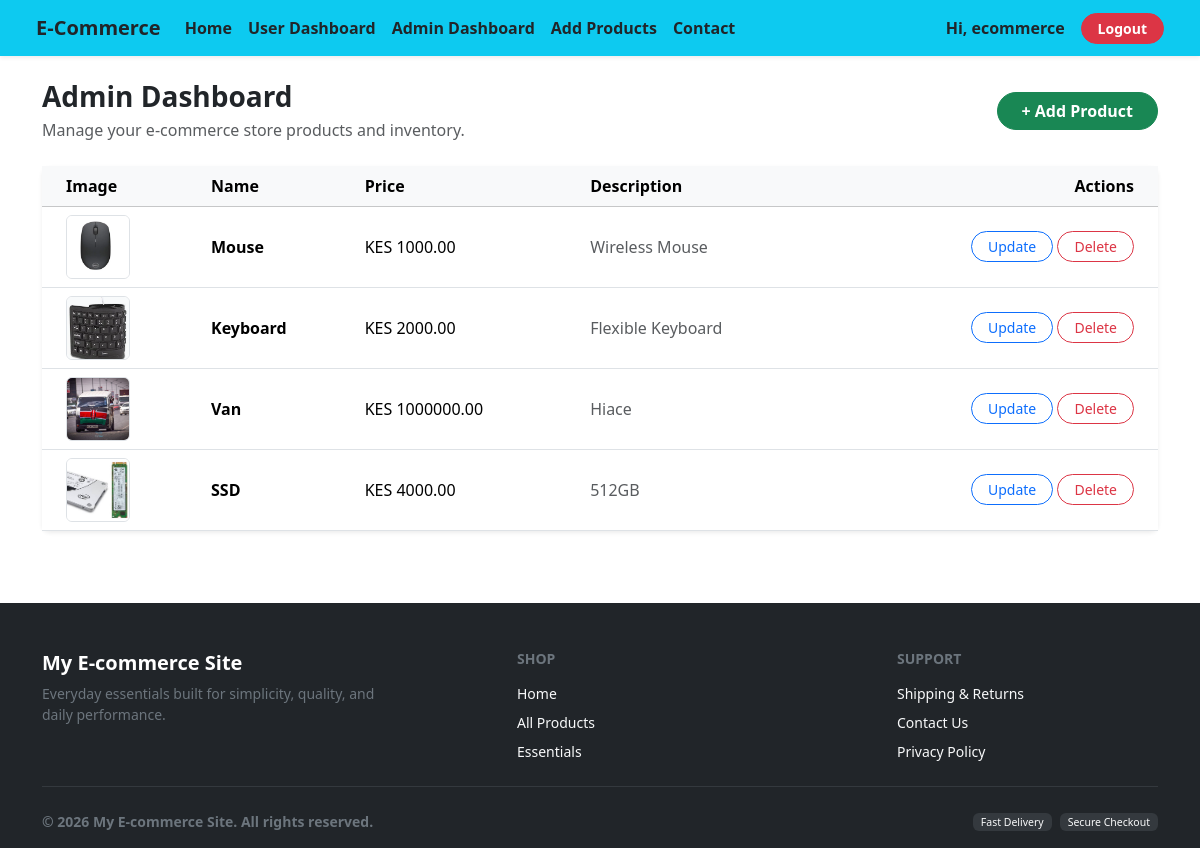
Screenshot of /products/ (signed in) with the database file from the repository.
### ecommerce/models.py (models this page shows, shortened)
class Product(models.Model):
    name=models.CharField(max_length=100)
    price=models.DecimalField(max_digits=10,decimal_places=2)
    description=models.TextField()
    image=models.ImageField(upload_to='products/')
    created_at=models.DateTimeField(auto_now_add=True)

### ecommerce/views.py (the view)
# urls.py: path('products/', views.products, name='products'),
@login_required(login_url='login')
@user_passes_test(lambda u: u.is_staff,login_url='login')
def products(request):
    products = Product.objects.all()
    return render(request, 'admin-dashboard.html', {'products': products})

### ecommerce/templates/admin-dashboard.html (shortened to what this page needs)
{% extends 'base.html' %}
{% block content %}
<div class="container py-4">
    <div class="d-flex flex-wrap justify-content-between align-items-center mb-4 gap-2">
        <div>
            <h1 class="h3 fw-bold mb-1">Admin Dashboard</h1>
            <p class="text-muted mb-0">Manage your e-commerce store products and inventory.</p>
        </div>
        <a href="{% url 'add_product' %}" class="btn btn-success rounded-pill px-4 fw-semibold">
            + Add Product
        </a>
    </div>
    <div class="card border-0 shadow-sm rounded-3">
        <div class="card-body p-0">
            <div class="table-responsive">
                <table class="table table-hover align-middle mb-0">
                    <thead class="table-light">
                        <tr>
                            <th class="ps-4">Image</th>
                            <th>Name</th>
                            <th>Price</th>
                            <th>Description</th>
                            <th class="text-end pe-4">Actions</th>
                        </tr>
                    </thead>
                    <tbody>
                        {% for product in products %}
                        <tr>
                            <td class="ps-4">
                                {% if product.image %}
                                    <img src="{{ product.image.url }}" alt="{{ product.name }}" width="64" height="64" class="rounded object-fit-cover border">
                                {% else %}
                                    <span class="badge bg-secondary-subtle text-secondary">No Image</span>
                                {% endif %}
                            </td>
                            <td class="fw-semibold">{{ product.name }}</td>
                            <td>KES {{ product.price }}</td>
                            <td class="text-muted">{{ product.description|truncatewords:12 }}</td>
                            <td class="text-end pe-4 text-nowrap">
                                <a href="{% url 'update_product' product.id %}" class="btn btn-outline-primary btn-sm rounded-pill px-3">
                                    Update
                                </a>
                                <a href="{% url 'delete_product' product.id %}" class="btn btn-outline-danger btn-sm rounded-pill px-3">
                                    Delete
                                </a>
                            </td>
                        </tr>
                        {% empty %}
                        <tr>
                            <td colspan="5" class="text-center py-5 text-muted">
                                No products found yet. Click <strong>+ Add Product</strong> to create your first listing.
                            </td>
                        </tr>
                        {% endfor %}
                    </tbody>
                </table>
            </div>
        </div>
    </div>
</div>
{% endblock %}

### ecommerce/templates/base.html (shortened to what this page needs)
{%load static %}
<!DOCTYPE html>
<html lang="en">
<head>
    <link rel="stylesheet" href="{% static 'bootstrap/css/bootstrap.min.css' %}">
</head>
<body>
<header>
    <nav class="navbar navbar-expand-lg bg-info navbar-light shadow-sm px-4">
        <div class="container-fluid">
            <a class="navbar-brand fw-bold text-dark" href="{% url 'home' %}">E-Commerce</a>
            <div class="collapse navbar-collapse" id="navbarNavDropdown">
                <ul class="navbar-nav">
                    <li class="nav-item">
                        <a class="nav-link fw-semibold text-dark {% if request.resolver_match.url_name == 'home' %}active{% endif %}" href="{% url 'home' %}">Home</a>
                    </li>
                    {% if user.is_authenticated %}
                        <li class="nav-item">
                            <a class="nav-link fw-semibold text-dark {% if request.resolver_match.url_name == 'user_dashboard' %}active{% endif %}" href="{% url 'user_dashboard' %}">User Dashboard</a>
                        </li>
                    {% endif %}
                    {% if user.is_staff %}
                        <li class="nav-item">
                            <a class="nav-link fw-semibold text-dark {% if request.resolver_match.url_name == 'products' %}active{% endif %}" href="{% url 'products' %}">Admin Dashboard</a>
                        </li>
                        <li class="nav-item">
                            <a class="nav-link fw-semibold text-dark {% if request.resolver_match.url_name == 'add_product' %}active{% endif %}" href="{% url 'add_product' %}">Add Products</a>
                        </li>
                    {% endif %}
                    <li class="nav-item">
                        <a class="nav-link fw-semibold text-dark" href="#footer">Contact</a>
                    </li>
                </ul>
                <ul class="navbar-nav ms-auto align-items-center gap-2 mt-2 mt-lg-0">
                    {% if user.is_authenticated %}
                        <li class="nav-item">
                            <span class="nav-link fw-semibold text-dark">Hi, {{ user.username }}</span>
                        </li>
                        <li class="nav-item">
                            <a class="btn btn-danger btn-sm rounded-pill text-white px-3 fw-semibold" href="{% url 'logout' %}">Logout</a>
                        </li>
                    {% endif %}
                </ul>
            </div>
        </div>
    </nav>
</header>
    <main>
        {% block content %}
        {% endblock %}
    </main>
<footer class="bg-dark text-light pt-5 pb-3 mt-5">
    <div class="container">
        <div class="row g-4 justify-content-between">
            <div class="col-lg-4 col-md-6">
                <h5 class="fw-bold text-white mb-2">My E-commerce Site</h5>
                <p class="text-secondary small mb-3">
                    Everyday essentials built for simplicity, quality, and daily performance.
                </p>
            </div>
            <div class="col-lg-3 col-md-3 col-6">
                <h6 class="text-uppercase fw-semibold text-secondary small mb-3">Shop</h6>
                <ul class="list-unstyled small mb-0">
                    <li class="mb-2"><a href="/" class="link-light text-decoration-none">Home</a></li>
                    <li class="mb-2"><a href="/products/" class="link-light text-decoration-none">All Products</a></li>
                    <li><a href="/products/?category=essentials" class="link-light text-decoration-none">Essentials</a></li>
                </ul>
            </div>
            <div class="col-lg-3 col-md-3 col-6">
                <h6 class="text-uppercase fw-semibold text-secondary small mb-3">Support</h6>
                <ul class="list-unstyled small mb-0">
                    <li class="mb-2"><a href="#" class="link-light text-decoration-none">Shipping &amp; Returns</a></li>
                    <li class="mb-2"><a href="#" class="link-light text-decoration-none">Contact Us</a></li>
                    <li><a href="#" class="link-light text-decoration-none">Privacy Policy</a></li>
                </ul>
            </div>
        </div>
        <hr class="border-secondary opacity-25 my-4">
        <div class="d-flex flex-column flex-sm-row justify-content-between align-items-center small text-secondary">
            <p class="mb-2 mb-sm-0 fw-semibold text-secondary">
                &copy; {% now "Y" %} My E-commerce Site. All rights reserved.
            </p>
            <div class="d-flex gap-2">
                <span class="badge bg-secondary bg-opacity-25 text-light fw-normal px-2 py-1">Fast Delivery</span>
                <span class="badge bg-secondary bg-opacity-25 text-light fw-normal px-2 py-1">Secure Checkout</span>
            </div>
        </div>
    </div>
</footer>
</body>
</html>

### rows the page displays
Product: image (picture), name "Mouse", price "1000.00", description "Wireless Mouse"
Product: image (picture), name "Keyboard", price "2000.00", description "Flexible Keyboard"
Product: image (picture), name "Van", price "1000000.00", description "Hiace"
Product: image (picture), name "SSD", price "4000.00", description "512GB"

### other values shown
{{ user.username }} "ecommerce"
